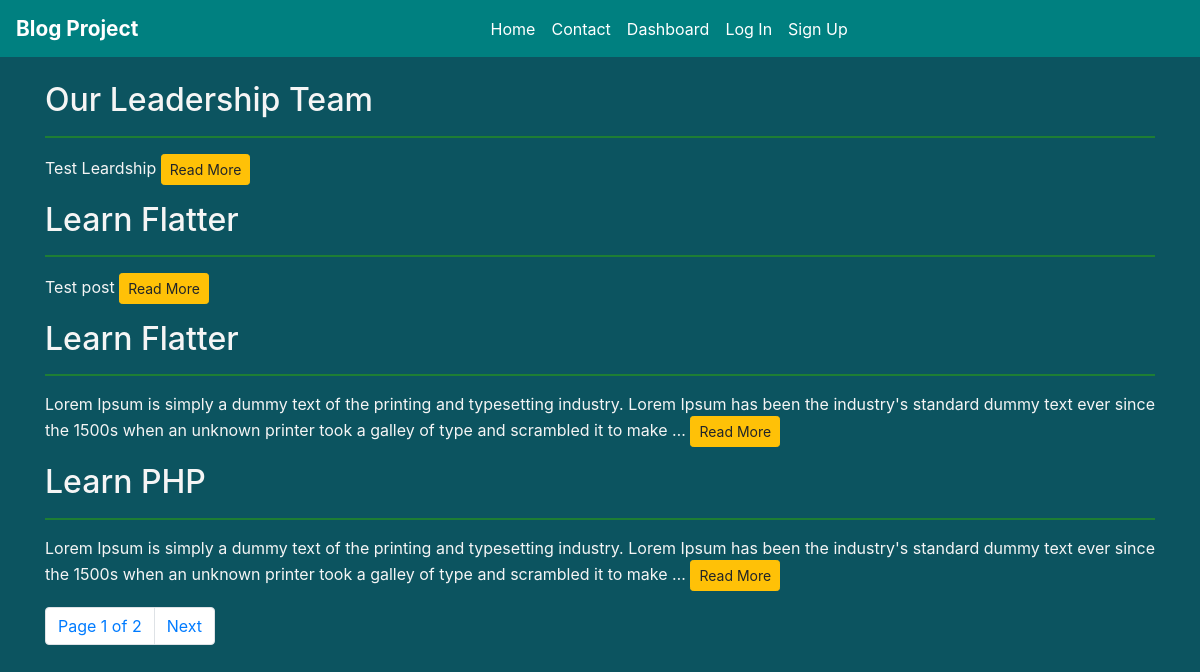
Before: / with the older database file.
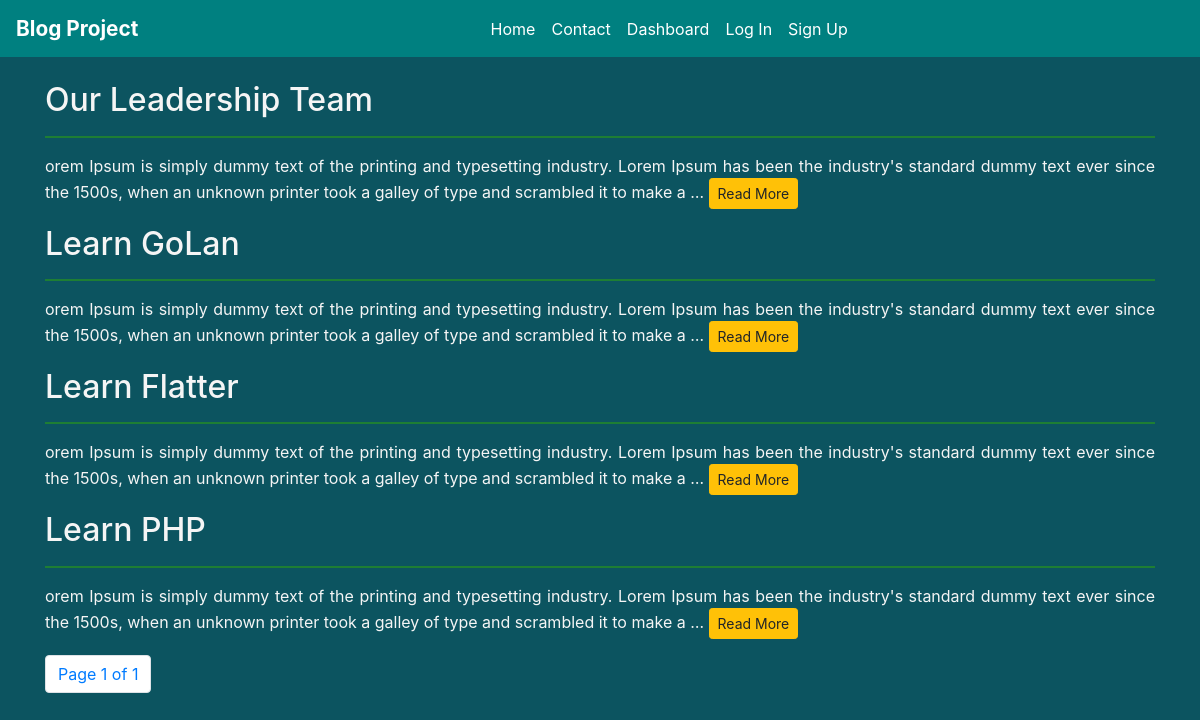
After: the same page with the newer database file.
### blog/models.py (models this page shows)
class Post(models.Model):
    title = models.CharField(max_length=70)
    description = models.TextField()
    created_at = models.DateTimeField(auto_now_add=True)
    updated_at = models.DateTimeField(auto_now=True)

### blog/views.py (the view)
# urls.py: path('', views.PostListView.as_view(), name='home'),
class PostListView(ListView):
    model = Post
    template_name = 'blog/home.html'
    ordering = ['-created_at']
    paginate_by = 4
    def get_context_data(self, **kwargs):
        context = super().get_context_data(**kwargs)
        context['title'] = 'Blog | Home'
        return context

### templates/blog/home.html (shortened to what this page needs)
{% extends 'blog/base.html' %}
{% load static %}
{% block container %}
 <div class="col-sm-12 my-4">
    {% if post_list %}
        <form action="" method="post">
            {% for post in post_list %}
                <h2>{{ post.title }}</h2>
                <hr>
                <p>{{ post.description | truncatewords:40 }} <a class="btn-sm btn btn-warning" href="{% url 'post' post.id %}">Read More</a></p>
            {% endfor %}
        </form>
        {% else %}
        <h2 class="text-center text-warning my-4">Not Available Post</h2>
    {% endif %}
    <nav aria-label="Page navigation example">
  <ul class="pagination">
    <li class="page-item"><span class="page-link">Page {{ page_obj.number }} of {{ page_obj.paginator.num_pages }}</span></li>
    {% if page_obj.has_next %}
          <li class="page-item"><a class="page-link" href="?page={{ page_obj.next_page_number }}">Next</a></li>
    {% endif %}
  </ul>
</nav>
 </div>
{% endblock %}

### templates/blog/base.html (shortened to what this page needs)
<!doctype html>
{% load static %}
<html lang="en">
<head>
    <link rel="stylesheet" href="{% static 'blog/css/bootstrap.min.css' %}">
    <link rel="stylesheet" href="{% static 'blog/css/style.css' %}">
</head>
<body>
{% include 'blog/navbar.html' %}
<div class="container">
    <div class="row">
        {% block container %}
        {% endblock %}
    </div>
</div>
</body>
</html>

### templates/blog/navbar.html (shortened to what this page needs)
<nav class="navbar navbar-expand-lg navbar-light mynav">
  <a class="navbar-brand" href="#">Blog Project</a>
  <div class="collapse navbar-collapse" id="navbarSupportedContent">
    <ul class="navbar-nav mr-auto">
      <li class="nav-item active">
        <a class="nav-link customcss" href="{% url 'home' %}">Home <span class="sr-only">(current)</span></a>
      </li>
       <li class="nav-item">
        <a class="nav-link" href="{% url 'contact' %}">Contact</a>
      </li>
       <li class="nav-item">
        <a class="nav-link" href="{% url 'dashboard' %}">Dashboard</a>
      </li>
      <li class="nav-item">
        <a class="nav-link" href="#">Log In</a>
      </li>
      <li class="nav-item">
        <a class="nav-link" href="#">Sign Up</a>
      </li>
    </ul>
  </div>
</nav>

### static/blog/css/style.css (style rules this page uses)
body { background-color: #0c5460; color: whitesmoke; text-align: justify; }
hr { border: 1px solid #1e7e34; }
.navbar { background-color: #008080; }
.navbar .navbar-brand { color: white; font-weight: bolder; font-size: 1.3em; }
.navbar .navbar-nav { margin: 0 auto; color: whitesmoke; }
.navbar .nav-item a { color: white !important; }

Changed rows visible on the page:
changed Post "Our Leadership Team": description "Test Leardship" → "orem Ipsum is simply dummy text of the printing and typesetting industry. Lorem Ipsum has been the industry's standard dummy text ever since the 1500s, when an unknown printer took a galley of type and scrambled it to make a …"
changed Post: title "Learn Flatter" → "Learn GoLan"; description "Test post" → "orem Ipsum is simply dummy text of the printing and typesetting industry. Lorem Ipsum has been the industry's standard dummy text ever since the 1500s, when an unknown printer took a galley of type and scrambled it to make a …"
changed Post "Learn Flatter": description "Lorem Ipsum is simply a dummy text of the printing and typesetting industry. Lorem Ipsum has been the industry's standard dummy text ever since the 1500s when an unknown printer took a galley of type and scrambled it to make …" → "orem Ipsum is simply dummy text of the printing and typesetting industry. Lorem Ipsum has been the industry's standard dummy text ever since the 1500s, when an unknown printer took a galley of type and scrambled it to make a …"
changed Post "Learn PHP": description "Lorem Ipsum is simply a dummy text of the printing and typesetting industry. Lorem Ipsum has been the industry's standard dummy text ever since the 1500s when an unknown printer took a galley of type and scrambled it to make …" → "orem Ipsum is simply dummy text of the printing and typesetting industry. Lorem Ipsum has been the industry's standard dummy text ever since the 1500s, when an unknown printer took a galley of type and scrambled it to make a …"
Other visible differences:
{{ page_obj.paginator.num_pages }}: "2" → "1"
text no longer shown: "Next"
